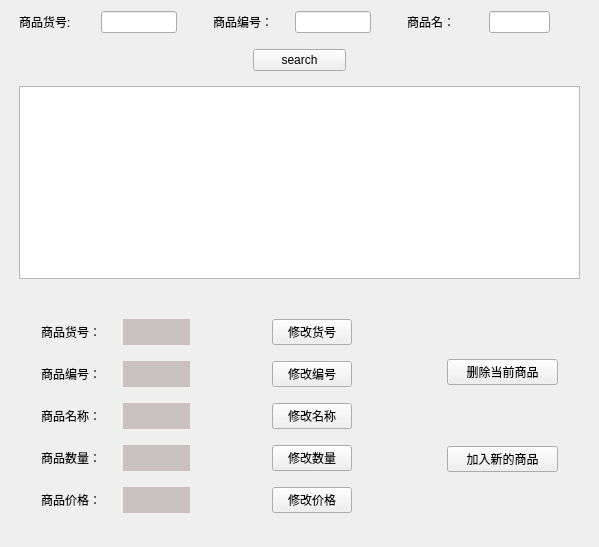
        <widget class="QWidget" name="page_2">
         <layout class="QHBoxLayout" name="horizontalLayout_5">
          <property name="spacing">
           <number>3</number>
          </property>
          <property name="leftMargin">
           <number>1</number>
          </property>
          <property name="topMargin">
           <number>1</number>
          </property>
          <property name="rightMargin">
           <number>1</number>
          </property>
          <property name="bottomMargin">
           <number>1</number>
          </property>
          <item>
           <widget class="QWidget" name="goodswidget" native="true">
            <layout class="QVBoxLayout" name="verticalLayout_6">
             <item>
              <widget class="QWidget" name="searchwidget" native="true">
               <property name="styleSheet">
                <string notr="true"/>
               </property>
               <layout class="QVBoxLayout" name="verticalLayout_3" stretch="2,1,2,1,20">
                <property name="topMargin">
                 <number>1</number>
                </property>
                <item>
                 <layout class="QHBoxLayout" name="horizontalLayout_11" stretch="5,5,2,5,5,2,5,4,2">
                  <item>
                   <widget class="QLabel" name="label_9">
                    <property name="text">
                     <string>商品货号:</string>
                    </property>
                   </widget>
                  </item>
                  <item>
                   <widget class="QLineEdit" name="seararch_atno_lineEdit">
                    <property name="styleSheet">
                     <string notr="true"/>
                    </property>
                   </widget>
                  </item>
                  <item>
                   <spacer name="horizontalSpacer_21">
                    <property name="orientation">
                     <enum>Qt::Horizontal</enum>
                    </property>
                    <property name="sizeHint" stdset="0">
                     <size>
                      <width>13</width>
                      <height>20</height>
                     </size>
                    </property>
                   </spacer>
                  </item>
                  <item>
                   <widget class="QLabel" name="label_10">
                    <property name="text">
                     <string>商品编号：</string>
                    </property>
                   </widget>
                  </item>
                  <item>
                   <widget class="QLineEdit" name="search_no_lineEdit_2"/>
                  </item>
                  <item>
                   <spacer name="horizontalSpacer_22">
                    <property name="orientation">
                     <enum>Qt::Horizontal</enum>
                    </property>
                    <property name="sizeHint" stdset="0">
                     <size>
                      <width>17</width>
                      <height>20</height>
                     </size>
                    </property>
                   </spacer>
                  </item>
                  <item>
                   <widget class="QLabel" name="label_11">
                    <property name="text">
                     <string>商品名：</string>
                    </property>
                   </widget>
                  </item>
                  <item>
                   <widget class="QLineEdit" name="search_name_lineEdit_3"/>
                  </item>
                  <item>
                   <spacer name="horizontalSpacer_23">
                    <property name="orientation">
                     <enum>Qt::Horizontal</enum>
                    </property>
                    <property name="sizeHint" stdset="0">
                     <size>
                      <width>17</width>
                      <height>20</height>
                     </size>
                    </property>
                   </spacer>
                  </item>
                 </layout>
                </item>
                <item>
                 <spacer name="verticalSpacer_6">
                  <property name="orientation">
                   <enum>Qt::Vertical</enum>
                  </property>
                  <property name="sizeHint" stdset="0">
                   <size>
                    <width>20</width>
                    <height>10</height>
                   </size>
                  </property>
                 </spacer>
                </item>
                <item>
                 <layout class="QHBoxLayout" name="horizontalLayout_12" stretch="5,2,5">
                  <item>
                   <spacer name="horizontalSpacer_24">
                    <property name="orientation">
                     <enum>Qt::Horizontal</enum>
                    </property>
                    <property name="sizeHint" stdset="0">
                     <size>
                      <width>40</width>
                      <height>20</height>
                     </size>
                    </property>
                   </spacer>
                  </item>
                  <item>
                   <widget class="QPushButton" name="search_pushButton_6">
                    <property name="text">
                     <string>search</string>
                    </property>
                   </widget>
                  </item>
                  <item>
                   <spacer name="horizontalSpacer_25">
                    <property name="orientation">
                     <enum>Qt::Horizontal</enum>
                    </property>
                    <property name="sizeHint" stdset="0">
                     <size>
                      <width>40</width>
                      <height>20</height>
                     </size>
                    </property>
                   </spacer>
                  </item>
                 </layout>
                </item>
                <item>
                 <spacer name="verticalSpacer_7">
                  <property name="orientation">
                   <enum>Qt::Vertical</enum>
                  </property>
                  <property name="sizeHint" stdset="0">
                   <size>
                    <width>20</width>
                    <height>10</height>
                   </size>
                  </property>
                 </spacer>
                </item>
                <item>
                 <widget class="QTableView" name="search_tableView"/>
                </item>
               </layout>
              </widget>
             </item>
             <item>
              <widget class="QWidget" name="update_widget" native="true">
               <layout class="QHBoxLayout" name="horizontalLayout_18" stretch="1,14,4,5,1">
                <item>
                 <spacer name="horizontalSpacer_31">
                  <property name="orientation">
                   <enum>Qt::Horizontal</enum>
                  </property>
                  <property name="sizeHint" stdset="0">
                   <size>
                    <width>38</width>
                    <height>20</height>
                   </size>
                  </property>
                 </spacer>
                </item>
                <item>
                 <layout class="QVBoxLayout" name="verticalLayout_4" stretch="2,1,1,1,1,1,2">
                  <property name="spacing">
                   <number>16</number>
                  </property>
                  <item>
                   <spacer name="verticalSpacer_8">
                    <property name="orientation">
                     <enum>Qt::Vertical</enum>
                    </property>
                    <property name="sizeHint" stdset="0">
                     <size>
                      <width>20</width>
                      <height>18</height>
                     </size>
                    </property>
                   </spacer>
                  </item>
                  <item>
                   <layout class="QHBoxLayout" name="horizontalLayout_13" stretch="1,1,1,1">
                    <item>
                     <widget class="QLabel" name="label_12">
                      <property name="text">
                       <string>商品货号：</string>
                      </property>
                     </widget>
                    </item>
                    <item>
                     <widget class="QLabel" name="show_atno_label_13">
                      <property name="styleSheet">
                       <string notr="true">background-color: rgb(200, 193, 191);</string>
                      </property>
                      <property name="text">
                       <string/>
                      </property>
                     </widget>
                    </item>
                    <item>
                     <spacer name="horizontalSpacer_26">
                      <property name="orientation">
                       <enum>Qt::Horizontal</enum>
                      </property>
                      <property name="sizeHint" stdset="0">
                       <size>
                        <width>40</width>
                        <height>20</height>
                       </size>
                      </property>
                     </spacer>
                    </item>
                    <item>
                     <widget class="QPushButton" name="up_atno_pushButton_5">
                      <property name="text">
                       <string>修改货号</string>
                      </property>
                     </widget>
                    </item>
                   </layout>
                  </item>
                  <item>
                   <layout class="QHBoxLayout" name="horizontalLayout_14" stretch="1,1,1,1">
                    <item>
                     <widget class="QLabel" name="label_16">
                      <property name="text">
                       <string>商品编号：</string>
                      </property>
                     </widget>
                    </item>
                    <item>
                     <widget class="QLabel" name="show_no_label_18">
                      <property name="styleSheet">
                       <string notr="true">background-color: rgb(200, 193, 191);</string>
                      </property>
                      <property name="text">
                       <string/>
                      </property>
                     </widget>
                    </item>
                    <item>
                     <spacer name="horizontalSpacer_27">
                      <property name="orientation">
                       <enum>Qt::Horizontal</enum>
                      </property>
                      <property name="sizeHint" stdset="0">
                       <size>
                        <width>40</width>
                        <height>20</height>
                       </size>
                      </property>
                     </spacer>
                    </item>
                    <item>
                     <widget class="QPushButton" name="up_no_pushButton_8">
                      <property name="text">
                       <string>修改编号</string>
                      </property>
                     </widget>
                    </item>
                   </layout>
                  </item>
                  <item>
                   <layout class="QHBoxLayout" name="horizontalLayout_15" stretch="1,1,1,1">
                    <item>
                     <widget class="QLabel" name="label_17">
                      <property name="text">
                       <string>商品名称：</string>
                      </property>
                     </widget>
                    </item>
                    <item>
                     <widget class="QLabel" name="show_name_label_19">
                      <property name="styleSheet">
                       <string notr="true">background-color: rgb(200, 193, 191);</string>
                      </property>
                      <property name="text">
                       <string/>
                      </property>
                     </widget>
                    </item>
                    <item>
                     <spacer name="horizontalSpacer_28">
                      <property name="orientation">
                       <enum>Qt::Horizontal</enum>
                      </property>
                      <property name="sizeHint" stdset="0">
                       <size>
                        <width>40</width>
                        <height>20</height>
                       </size>
                      </property>
                     </spacer>
                    </item>
                    <item>
                     <widget class="QPushButton" name="up_name_pushButton_9">
                      <property name="text">
                       <string>修改名称</string>
                      </property>
                     </widget>
                    </item>
                   </layout>
                  </item>
                  <item>
                   <layout class="QHBoxLayout" name="horizontalLayout_16" stretch="1,1,1,1">
                    <item>
                     <widget class="QLabel" name="label_14">
                      <property name="text">
                       <string>商品数量：</string>
                      </property>
                     </widget>
                    </item>
                    <item>
                     <widget class="QLabel" name="show_amout_label_20">
                      <property name="styleSheet">
                       <string notr="true">background-color: rgb(200, 193, 191);</string>
                      </property>
                      <property name="text">
                       <string/>
                      </property>
                     </widget>
                    </item>
                    <item>
                     <spacer name="horizontalSpacer_29">
                      <property name="orientation">
                       <enum>Qt::Horizontal</enum>
                      </property>
                      <property name="sizeHint" stdset="0">
                       <size>
                        <width>40</width>
                        <height>20</height>
                       </size>
                      </property>
                     </spacer>
                    </item>
                    <item>
                     <widget class="QPushButton" name="up_amout_pushButton_10">
                      <property name="text">
                       <string>修改数量</string>
                      </property>
                     </widget>
                    </item>
                   </layout>
                  </item>
                  <item>
                   <layout class="QHBoxLayout" name="horizontalLayout_17" stretch="1,1,1,1">
                    <item>
                     <widget class="QLabel" name="label_15">
                      <property name="text">
                       <string>商品价格：</string>
                      </property>
                     </widget>
                    </item>
                    <item>
                     <widget class="QLabel" name="show_price_label_21">
                      <property name="styleSheet">
                       <string notr="true">background-color: rgb(200, 193, 191);</string>
                      </property>
                      <property name="text">
                       <string/>
                      </property>
                     </widget>
                    </item>
                    <item>
                     <spacer name="horizontalSpacer_30">
                      <property name="orientation">
                       <enum>Qt::Horizontal</enum>
                      </property>
                      <property name="sizeHint" stdset="0">
                       <size>
                        <width>40</width>
                        <height>20</height>
                       </size>
                      </property>
                     </spacer>
                    </item>
                    <item>
                     <widget class="QPushButton" name="up_price_pushButton_11">
                      <property name="text">
                       <string>修改价格</string>
                      </property>
                     </widget>
                    </item>
                   </layout>
                  </item>
                  <item>
                   <spacer name="verticalSpacer_9">
                    <property name="orientation">
                     <enum>Qt::Vertical</enum>
                    </property>
                    <property name="sizeHint" stdset="0">
                     <size>
                      <width>20</width>
                      <height>13</height>
                     </size>
                    </property>
                   </spacer>
                  </item>
                 </layout>
                </item>
                <item>
                 <spacer name="horizontalSpacer_32">
                  <property name="orientation">
                   <enum>Qt::Horizontal</enum>
                  </property>
                  <property name="sizeHint" stdset="0">
                   <size>
                    <width>160</width>
                    <height>20</height>
                   </size>
                  </property>
                 </spacer>
                </item>
                <item>
                 <layout class="QVBoxLayout" name="verticalLayout_5" stretch="2,1,2,10,2">
                  <item>
                   <spacer name="verticalSpacer_10">
                    <property name="orientation">
                     <enum>Qt::Vertical</enum>
                    </property>
                    <property name="sizeHint" stdset="0">
                     <size>
                      <width>20</width>
                      <height>40</height>
                     </size>
                    </property>
                   </spacer>
                  </item>
                  <item>
                   <widget class="QPushButton" name="drop_pushButton_7">
                    <property name="text">
                     <string>删除当前商品</string>
                    </property>
                   </widget>
                  </item>
                  <item>
                   <spacer name="verticalSpacer_11">
                    <property name="orientation">
                     <enum>Qt::Vertical</enum>
                    </property>
                    <property name="sizeHint" stdset="0">
                     <size>
                      <width>20</width>
                      <height>40</height>
                     </size>
                    </property>
                   </spacer>
                  </item>
                  <item>
                   <widget class="QPushButton" name="insert_pushButton_6">
                    <property name="text">
                     <string>加入新的商品</string>
                    </property>
                   </widget>
                  </item>
                  <item>
                   <spacer name="verticalSpacer_12">
                    <property name="orientation">
                     <enum>Qt::Vertical</enum>
                    </property>
                    <property name="sizeHint" stdset="0">
                     <size>
                      <width>20</width>
                      <height>40</height>
                     </size>
                    </property>
                   </spacer>
                  </item>
                 </layout>
                </item>
                <item>
                 <spacer name="horizontalSpacer_33">
                  <property name="orientation">
                   <enum>Qt::Horizontal</enum>
                  </property>
                  <property name="sizeHint" stdset="0">
                   <size>
                    <width>38</width>
                    <height>20</height>
                   </size>
                  </property>
                 </spacer>
                </item>
               </layout>
              </widget>
             </item>
            </layout>
           </widget>
          </item>
         </layout>
        </widget>
